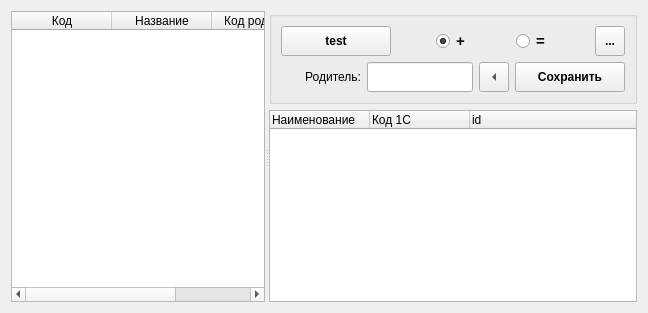
        <widget class="QWidget" name="tab_category">
         <attribute name="title">
          <string>Категории</string>
         </attribute>
         <layout class="QGridLayout" name="gridLayout_5">
          <item row="0" column="0">
           <widget class="QSplitter" name="splitter">
            <property name="orientation">
             <enum>Qt::Horizontal</enum>
            </property>
            <widget class="QTableWidget" name="tableWidget_cat_file">
             <property name="editTriggers">
              <set>QAbstractItemView::NoEditTriggers</set>
             </property>
             <property name="selectionMode">
              <enum>QAbstractItemView::ExtendedSelection</enum>
             </property>
             <property name="selectionBehavior">
              <enum>QAbstractItemView::SelectRows</enum>
             </property>
             <attribute name="horizontalHeaderStretchLastSection">
              <bool>true</bool>
             </attribute>
             <attribute name="verticalHeaderMinimumSectionSize">
              <number>25</number>
             </attribute>
             <column>
              <property name="text">
               <string>Код</string>
              </property>
             </column>
             <column>
              <property name="text">
               <string>Название</string>
              </property>
             </column>
             <column>
              <property name="text">
               <string>Код родителя</string>
              </property>
             </column>
            </widget>
            <widget class="QWidget" name="layoutWidget">
             <layout class="QVBoxLayout" name="verticalLayout_5">
              <item>
               <widget class="QGroupBox" name="groupBox_cat_form">
                <property name="title">
                 <string/>
                </property>
                <layout class="QGridLayout" name="gridLayout_3">
                 <item row="0" column="0">
                  <layout class="QVBoxLayout" name="verticalLayout_3">
                   <item>
                    <layout class="QHBoxLayout" name="horizontalLayout_4">
                     <item>
                      <widget class="QPushButton" name="pushButton_cat_test">
                       <property name="minimumSize">
                        <size>
                         <width>110</width>
                         <height>30</height>
                        </size>
                       </property>
                       <property name="maximumSize">
                        <size>
                         <width>110</width>
                         <height>30</height>
                        </size>
                       </property>
                       <property name="font">
                        <font>
                         <weight>75</weight>
                         <bold>true</bold>
                        </font>
                       </property>
                       <property name="text">
                        <string>test</string>
                       </property>
                      </widget>
                     </item>
                     <item>
                      <spacer name="horizontalSpacer">
                       <property name="orientation">
                        <enum>Qt::Horizontal</enum>
                       </property>
                       <property name="sizeHint" stdset="0">
                        <size>
                         <width>40</width>
                         <height>20</height>
                        </size>
                       </property>
                      </spacer>
                     </item>
                     <item>
                      <widget class="QRadioButton" name="radioButton_cat_add">
                       <property name="font">
                        <font>
                         <pointsize>11</pointsize>
                         <weight>75</weight>
                         <bold>true</bold>
                        </font>
                       </property>
                       <property name="text">
                        <string>+</string>
                       </property>
                       <property name="checked">
                        <bool>true</bool>
                       </property>
                      </widget>
                     </item>
                     <item>
                      <spacer name="horizontalSpacer_3">
                       <property name="orientation">
                        <enum>Qt::Horizontal</enum>
                       </property>
                       <property name="sizeType">
                        <enum>QSizePolicy::Fixed</enum>
                       </property>
                       <property name="sizeHint" stdset="0">
                        <size>
                         <width>40</width>
                         <height>20</height>
                        </size>
                       </property>
                      </spacer>
                     </item>
                     <item>
                      <widget class="QRadioButton" name="radioButton_cat_equi">
                       <property name="font">
                        <font>
                         <pointsize>11</pointsize>
                         <weight>75</weight>
                         <bold>true</bold>
                        </font>
                       </property>
                       <property name="text">
                        <string>=</string>
                       </property>
                      </widget>
                     </item>
                     <item>
                      <spacer name="horizontalSpacer_2">
                       <property name="orientation">
                        <enum>Qt::Horizontal</enum>
                       </property>
                       <property name="sizeHint" stdset="0">
                        <size>
                         <width>40</width>
                         <height>20</height>
                        </size>
                       </property>
                      </spacer>
                     </item>
                     <item>
                      <widget class="QToolButton" name="toolButton_cat_update">
                       <property name="minimumSize">
                        <size>
                         <width>30</width>
                         <height>30</height>
                        </size>
                       </property>
                       <property name="maximumSize">
                        <size>
                         <width>30</width>
                         <height>30</height>
                        </size>
                       </property>
                       <property name="font">
                        <font>
                         <weight>75</weight>
                         <bold>true</bold>
                        </font>
                       </property>
                       <property name="text">
                        <string>...</string>
                       </property>
                      </widget>
                     </item>
                    </layout>
                   </item>
                   <item>
                    <layout class="QHBoxLayout" name="horizontalLayout_2">
                     <item>
                      <widget class="QLabel" name="label_cat_active">
                       <property name="minimumSize">
                        <size>
                         <width>80</width>
                         <height>0</height>
                        </size>
                       </property>
                       <property name="text">
                        <string>Родитель:</string>
                       </property>
                       <property name="alignment">
                        <set>Qt::AlignRight|Qt::AlignTrailing|Qt::AlignVCenter</set>
                       </property>
                      </widget>
                     </item>
                     <item>
                      <widget class="QLineEdit" name="lineEdit_cat_active">
                       <property name="minimumSize">
                        <size>
                         <width>0</width>
                         <height>30</height>
                        </size>
                       </property>
                       <property name="maximumSize">
                        <size>
                         <width>16777215</width>
                         <height>30</height>
                        </size>
                       </property>
                      </widget>
                     </item>
                     <item>
                      <widget class="QToolButton" name="toolButtoncat_par_clear">
                       <property name="minimumSize">
                        <size>
                         <width>30</width>
                         <height>30</height>
                        </size>
                       </property>
                       <property name="maximumSize">
                        <size>
                         <width>30</width>
                         <height>30</height>
                        </size>
                       </property>
                       <property name="text">
                        <string>...</string>
                       </property>
                       <property name="arrowType">
                        <enum>Qt::LeftArrow</enum>
                       </property>
                      </widget>
                     </item>
                     <item>
                      <widget class="QPushButton" name="pushButton_cat_save">
                       <property name="minimumSize">
                        <size>
                         <width>110</width>
                         <height>30</height>
                        </size>
                       </property>
                       <property name="maximumSize">
                        <size>
                         <width>110</width>
                         <height>30</height>
                        </size>
                       </property>
                       <property name="font">
                        <font>
                         <weight>75</weight>
                         <bold>true</bold>
                        </font>
                       </property>
                       <property name="text">
                        <string>Сохранить</string>
                       </property>
                      </widget>
                     </item>
                    </layout>
                   </item>
                  </layout>
                 </item>
                </layout>
               </widget>
              </item>
              <item>
               <widget class="QTreeWidget" name="treeWidget_cat_serv">
                <column>
                 <property name="text">
                  <string>Наименование</string>
                 </property>
                </column>
                <column>
                 <property name="text">
                  <string>Код 1С</string>
                 </property>
                </column>
                <column>
                 <property name="text">
                  <string>id</string>
                 </property>
                </column>
               </widget>
              </item>
             </layout>
            </widget>
           </widget>
          </item>
         </layout>
        </widget>
